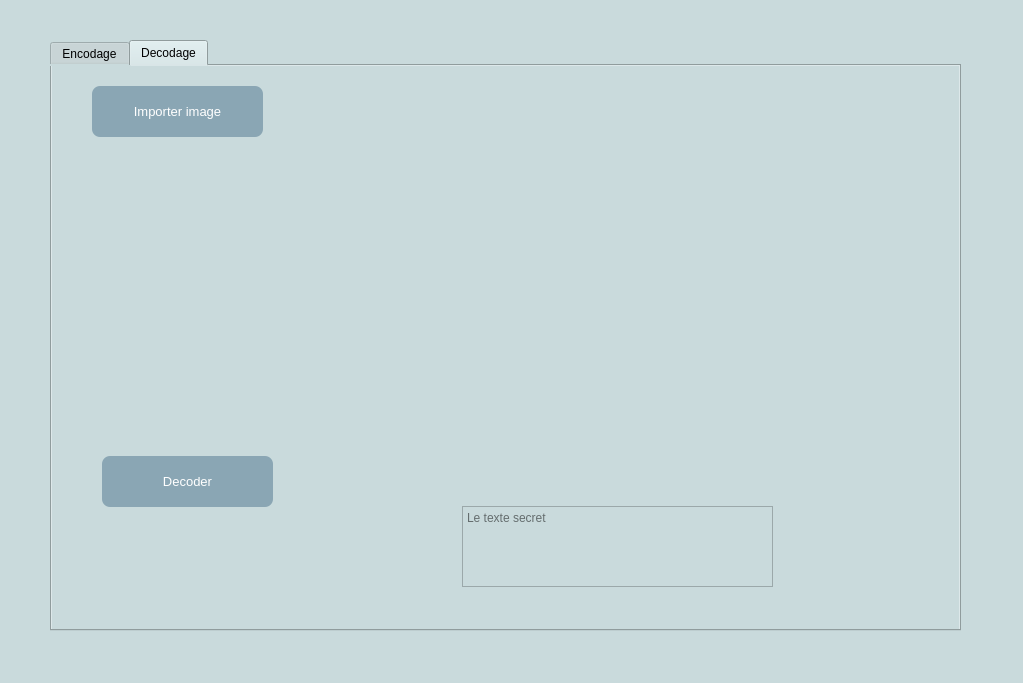
<?xml version="1.0" encoding="UTF-8"?>
<ui version="4.0">
 <class>Form</class>
 <widget class="QWidget" name="Form">
  <property name="geometry">
   <rect>
    <x>0</x>
    <y>0</y>
    <width>1023</width>
    <height>683</height>
   </rect>
  </property>
  <property name="windowTitle">
   <string>Projet Vision</string>
  </property>
  <property name="styleSheet">
   <string notr="true">background-color: rgb(201, 218, 220)</string>
  </property>
  <widget class="QTabWidget" name="tabWidget">
   <property name="geometry">
    <rect>
     <x>50</x>
     <y>40</y>
     <width>911</width>
     <height>591</height>
    </rect>
   </property>
   <property name="currentIndex">
    <number>1</number>
   </property>
   <widget class="QWidget" name="encodage">
    <attribute name="title">
     <string>Encodage</string>
    </attribute>
    <widget class="QTextEdit" name="secretText_encodage">
     <property name="geometry">
      <rect>
       <x>410</x>
       <y>30</y>
       <width>311</width>
       <height>81</height>
      </rect>
     </property>
     <property name="placeholderText">
      <string>Entrer votre texte secret</string>
     </property>
    </widget>
    <widget class="QWidget" name="verticalLayoutWidget">
     <property name="geometry">
      <rect>
       <x>280</x>
       <y>130</y>
       <width>571</width>
       <height>411</height>
      </rect>
     </property>
     <layout class="QVBoxLayout" name="plot_img_encodage"/>
    </widget>
    <widget class="QPushButton" name="btn_import_encodage">
     <property name="geometry">
      <rect>
       <x>40</x>
       <y>20</y>
       <width>171</width>
       <height>51</height>
      </rect>
     </property>
     <property name="font">
      <font>
       <family>Segoe UI</family>
       <pointsize>-1</pointsize>
       <bold>false</bold>
       <underline>false</underline>
       <strikeout>false</strikeout>
      </font>
     </property>
     <property name="styleSheet">
      <string notr="true">QPushButton{
  align-items: center;
  background-color: rgb(138, 166, 180);
  border-radius: 8px;
  border-width: 0;
  box-shadow: 0 10px 20px rgba(255, 255, 255, 0.1),0 3px 6px rgba(0, 0, 0, .05);
  box-sizing: border-box;
  color: rgb(255, 255, 255);
  cursor: pointer;
  display: inline-flex;
  flex-direction: column;
  font-size: 13px;
  height: 52px;
  justify-content: center;
  line-height: 1;
  margin: 0;
  outline: none;
  overflow: hidden;
  padding: 0 32px;
  text-align: center;
  text-decoration: none;
  transform: translate3d(0, 0, 0);
  transition: all 150ms;
  vertical-align: baseline;
  white-space: nowrap;
  user-select: none;
  -webkit-user-select: none;
  touch-action: manipulation;
}
QPushButton:hover {
  box-shadow: rgba(0, 1, 0, .2) 0 2px 8px;
  opacity: .85;
}

QPushButton:active {
  outline: 0;
}

QPushButton:focus {
  box-shadow: rgba(0, 0, 0, .5) 0 0 0 3px;
}

</string>
     </property>
     <property name="text">
      <string>Importer image</string>
     </property>
    </widget>
    <widget class="QPushButton" name="btn_encodage">
     <property name="geometry">
      <rect>
       <x>50</x>
       <y>360</y>
       <width>171</width>
       <height>51</height>
      </rect>
     </property>
     <property name="styleSheet">
      <string notr="true">QPushButton{
  align-items: center;
  background-color: rgb(138, 166, 180);
  border-radius: 8px;
  border-width: 0;
  box-shadow: 0 10px 20px rgba(255, 255, 255, 0.1),0 3px 6px rgba(0, 0, 0, .05);
  box-sizing: border-box;
  color: rgb(255, 255, 255);
  cursor: pointer;
  display: inline-flex;
  flex-direction: column;
  font-size: 13px;
  height: 52px;
  justify-content: center;
  line-height: 1;
  margin: 0;
  outline: none;
  overflow: hidden;
  padding: 0 32px;
  text-align: center;
  text-decoration: none;
  transform: translate3d(0, 0, 0);
  transition: all 150ms;
  vertical-align: baseline;
  white-space: nowrap;
  user-select: none;
  -webkit-user-select: none;
  touch-action: manipulation;
}
QPushButton:hover {
  box-shadow: rgba(0, 1, 0, .2) 0 2px 8px;
  opacity: .85;
}

QPushButton:active {
  outline: 0;
}

QPushButton:focus {
  box-shadow: rgba(0, 0, 0, .5) 0 0 0 3px;
}

</string>
     </property>
     <property name="text">
      <string>Encoder</string>
     </property>
    </widget>
    <widget class="QPushButton" name="btn_enregistrer">
     <property name="geometry">
      <rect>
       <x>50</x>
       <y>428</y>
       <width>171</width>
       <height>51</height>
      </rect>
     </property>
     <property name="styleSheet">
      <string notr="true">QPushButton{
  align-items: center;
  background-color: rgb(138, 166, 180);
  border-radius: 8px;
  border-width: 0;
  box-shadow: 0 10px 20px rgba(255, 255, 255, 0.1),0 3px 6px rgba(0, 0, 0, .05);
  box-sizing: border-box;
  color: rgb(255, 255, 255);
  cursor: pointer;
  display: inline-flex;
  flex-direction: column;
  font-size: 13px;
  height: 52px;
  justify-content: center;
  line-height: 1;
  margin: 0;
  outline: none;
  overflow: hidden;
  padding: 0 32px;
  text-align: center;
  text-decoration: none;
  transform: translate3d(0, 0, 0);
  transition: all 150ms;
  vertical-align: baseline;
  white-space: nowrap;
  user-select: none;
  -webkit-user-select: none;
  touch-action: manipulation;
}
QPushButton:hover {
  box-shadow: rgba(0, 1, 0, .2) 0 2px 8px;
  opacity: .85;
}

QPushButton:active {
  outline: 0;
}

QPushButton:focus {
  box-shadow: rgba(0, 0, 0, .5) 0 0 0 3px;
}

</string>
     </property>
     <property name="text">
      <string>Enregistrer</string>
     </property>
    </widget>
   </widget>
   <widget class="QWidget" name="decodage">
    <attribute name="title">
     <string>Decodage</string>
    </attribute>
    <widget class="QPushButton" name="btn_import_decodage">
     <property name="geometry">
      <rect>
       <x>40</x>
       <y>20</y>
       <width>171</width>
       <height>51</height>
      </rect>
     </property>
     <property name="font">
      <font>
       <family>Segoe UI</family>
       <pointsize>-1</pointsize>
       <bold>false</bold>
       <underline>false</underline>
       <strikeout>false</strikeout>
      </font>
     </property>
     <property name="styleSheet">
      <string notr="true">QPushButton{
  align-items: center;
  background-color: rgb(138, 166, 180);
  border-radius: 8px;
  border-width: 0;
  box-shadow: 0 10px 20px rgba(255, 255, 255, 0.1),0 3px 6px rgba(0, 0, 0, .05);
  box-sizing: border-box;
  color: rgb(255, 255, 255);
  cursor: pointer;
  display: inline-flex;
  flex-direction: column;
  font-size: 13px;
  height: 52px;
  justify-content: center;
  line-height: 1;
  margin: 0;
  outline: none;
  overflow: hidden;
  padding: 0 32px;
  text-align: center;
  text-decoration: none;
  transform: translate3d(0, 0, 0);
  transition: all 150ms;
  vertical-align: baseline;
  white-space: nowrap;
  user-select: none;
  -webkit-user-select: none;
  touch-action: manipulation;
}
QPushButton:hover {
  box-shadow: rgba(0, 1, 0, .2) 0 2px 8px;
  opacity: .85;
}

QPushButton:active {
  outline: 0;
}

QPushButton:focus {
  box-shadow: rgba(0, 0, 0, .5) 0 0 0 3px;
}

</string>
     </property>
     <property name="text">
      <string>Importer image</string>
     </property>
    </widget>
    <widget class="QWidget" name="verticalLayoutWidget_2">
     <property name="geometry">
      <rect>
       <x>260</x>
       <y>30</y>
       <width>611</width>
       <height>391</height>
      </rect>
     </property>
     <layout class="QVBoxLayout" name="plot_img_decodage"/>
    </widget>
    <widget class="QPushButton" name="btn_decodage">
     <property name="geometry">
      <rect>
       <x>50</x>
       <y>390</y>
       <width>171</width>
       <height>51</height>
      </rect>
     </property>
     <property name="styleSheet">
      <string notr="true">QPushButton{
  align-items: center;
  background-color: rgb(138, 166, 180);
  border-radius: 8px;
  border-width: 0;
  box-shadow: 0 10px 20px rgba(255, 255, 255, 0.1),0 3px 6px rgba(0, 0, 0, .05);
  box-sizing: border-box;
  color: rgb(255, 255, 255);
  cursor: pointer;
  display: inline-flex;
  flex-direction: column;
  font-size: 13px;
  height: 52px;
  justify-content: center;
  line-height: 1;
  margin: 0;
  outline: none;
  overflow: hidden;
  padding: 0 32px;
  text-align: center;
  text-decoration: none;
  transform: translate3d(0, 0, 0);
  transition: all 150ms;
  vertical-align: baseline;
  white-space: nowrap;
  user-select: none;
  -webkit-user-select: none;
  touch-action: manipulation;
}
QPushButton:hover {
  box-shadow: rgba(0, 1, 0, .2) 0 2px 8px;
  opacity: .85;
}

QPushButton:active {
  outline: 0;
}

QPushButton:focus {
  box-shadow: rgba(0, 0, 0, .5) 0 0 0 3px;
}

</string>
     </property>
     <property name="text">
      <string>Decoder</string>
     </property>
    </widget>
    <widget class="QTextEdit" name="secretText_decodage">
     <property name="geometry">
      <rect>
       <x>410</x>
       <y>440</y>
       <width>311</width>
       <height>81</height>
      </rect>
     </property>
     <property name="readOnly">
      <bool>true</bool>
     </property>
     <property name="placeholderText">
      <string>Le texte secret</string>
     </property>
    </widget>
   </widget>
  </widget>
 </widget>
 <resources/>
 <connections/>
</ui>
